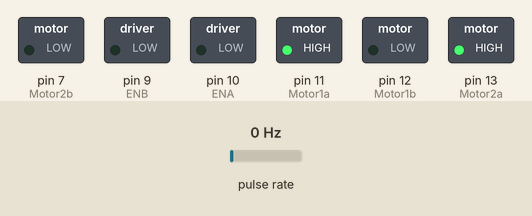
A sketch run on a simulated Arduino Uno, built with avr-gcc and run on an emulated ATmega328P. Shown: switched loads named in the sketch (green lamp = pin HIGH). Wiring (inferred from the names in the program): pulse sensor: data pin 2. The test bench sets the inputs (shaded band); at power-on: pulse rate 0 Hz.

Above: at 0.1 s.
Timing chart, 0 to 1.6 s (numbered marks = the images above):
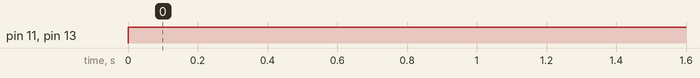

Measured:
- by itself, pin 11 (Motor1a), pin 13 (Motor2a): LOW → HIGH at 0.00 s

The sketch:

testv4_PID_motorControl.ino
```cpp
volatile long int encoderPos = 0;
volatile long int refEncoderPos = 0;
int motor_value = 255;
float startTime;
volatile float currentTime;
unsigned long lastTime = 0;

#define encoderOne 2
#define encodertwo 3
#define Motor1a 11
#define Motor1b 12
#define Motor2a 13
#define Motor2b 7
const int ENA = 10;
const int ENB = 9;

double dt;
double integral, previous, output = 0;
double kp, ki, kd;
float speedError = 0;

void setup() {
  // put your setup code here, to run once:
  Serial.begin(9600);

  attachInterrupt(digitalPinToInterrupt(encoderOne), incCount, RISING);

  pinMode(Motor1a, OUTPUT);
  pinMode(Motor1b, OUTPUT);
  pinMode(Motor2a, OUTPUT);
  pinMode(Motor2b, OUTPUT);
  pinMode(ENA, OUTPUT);

  pinMode(encoderOne, INPUT);

  startTime = millis();

}

void incCount(){
  encoderPos++;
}

double pid(double error)
{
  double proportional = error;
  integral += error * dt;
  double derivative = (error - previous) / dt;
  previous = error;
  double output = (kp * proportional) + (ki * integral) + (kd * derivative);
  return output;
}

void forward(int time, int speed) {
  digitalWrite(Motor1a, HIGH);  // Set IN1 HIGH
  digitalWrite(Motor1b, LOW);   // Set IN2 LOW
  analogWrite(ENA, speed);  // Set motor speed (0-255)
  digitalWrite(Motor2a, HIGH);  // Set IN1 HIGH
  digitalWrite(Motor2b, LOW);   // Set IN2 LOW
  analogWrite(ENB, speed);  // Set motor speed (0-255)

  float actualSpeed = (speed * 550)/255;

  unsigned long currentTimeDatum = millis();
  unsigned long lastCurrentTime = currentTime;
  unsigned long currentCurrentTime = millis();
  int currentEncoderPos = encoderPos;
  float setpointSpeed = actualSpeed;

  while (currentCurrentTime - currentTimeDatum < time){
    currentEncoderPos = encoderPos;
    currentCurrentTime = millis();
    dt = currentCurrentTime - lastCurrentTime;

    setpointSpeed = ((currentEncoderPos - refEncoderPos)* 60 / 260)/ (currentCurrentTime - lastCurrentTime);//Take from encoder

    double error = setpointSpeed - actualSpeed;
    speedError = pid(error);

    speed+= speedError;

    analogWrite(ENA, speed);  // Set motor speed (0-255)
    analogWrite(ENB, speed);  // Set motor speed (0-255)

    actualSpeed = (speed * 550)/255;
    lastCurrentTime = currentCurrentTime;
    refEncoderPos = currentEncoderPos;
  }
}

void stopMotor(int time, int speed) {
  digitalWrite(Motor1a, LOW);
  digitalWrite(Motor1b, LOW);
  analogWrite(ENA, 0);      // Set speed to 0
  digitalWrite(Motor2a, LOW);  // Set IN1 HIGH
  digitalWrite(Motor2b, LOW);   // Set IN2 LOW
  analogWrite(ENB, 0);  // Set motor speed (0-255)
  delay(time);
}

void loop() {
  // put your main code here, to run repeatedly:
  currentTime = millis();
  refEncoderPos = encoderPos;
  forward(2000,255);
  delay(1000);
  encoderPos = 0;

}
```
